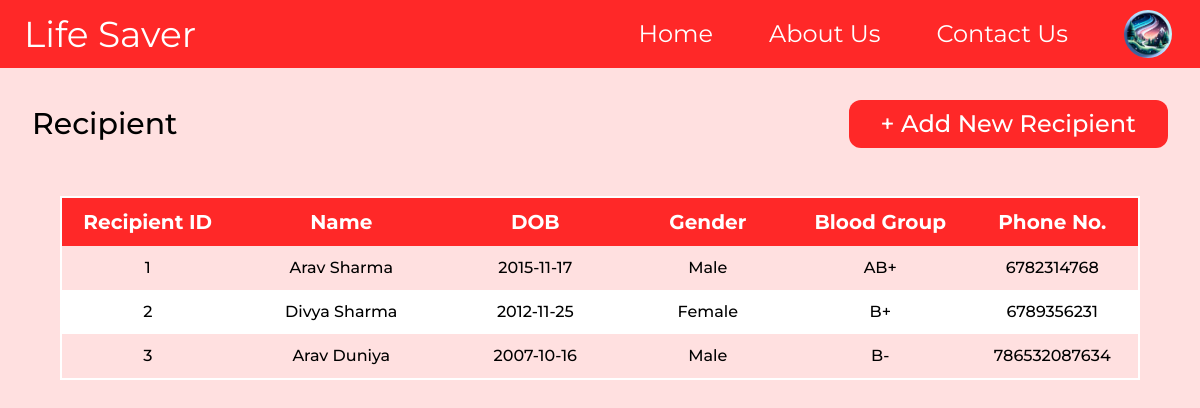
The app's page /HRecipients (signed in), older data.
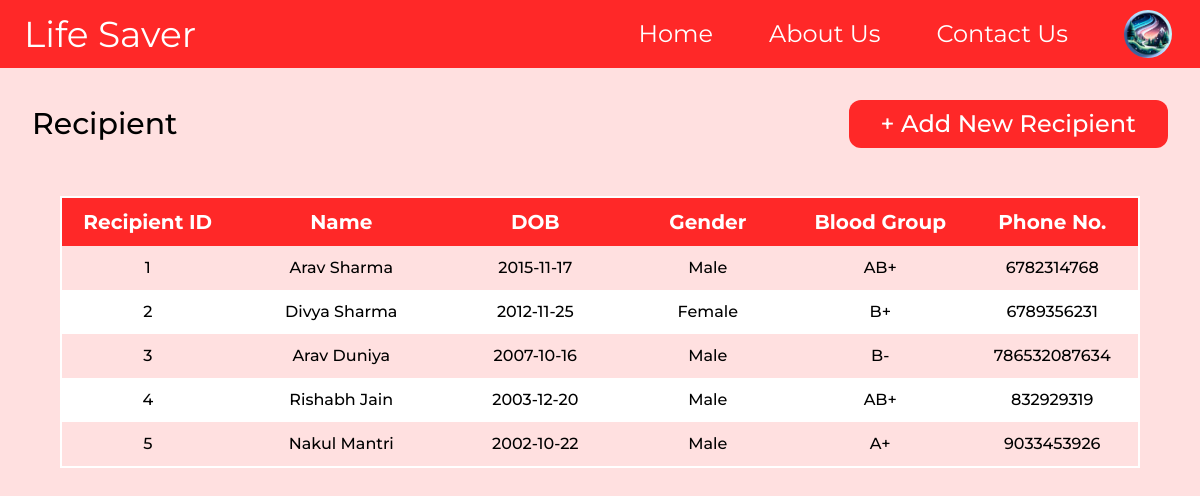
The same page, newer data.
### app/models.py (models this page shows)
class Recipient(UserMixin,db.Model):
    recipient_id = db.Column(db.Integer, primary_key=True,autoincrement=True)
    h_email_id = db.Column(db.String(120), db.ForeignKey('r_hospital.h_email_id'))
    first_name = db.Column(db.String(50), nullable=False)
    last_name = db.Column(db.String(50), nullable=False)
    date_of_birth = db.Column(db.Date, nullable=False)
    gender = db.Column(db.String(10), nullable=False)
    contact_phone = db.Column(db.String(15))
    contact_email = db.Column(db.String(120))
    contact_address = db.Column(db.String(200))
    blood_type = db.Column(db.String(5), nullable=False)
    medical_history = db.Column(db.Text,nullable=True)
    r_hospital = db.relationship("RHospital", backref="hospitals")

### app/routes.py (the view)
@app.route('/HRecipients',methods=['GET', 'POST'])
@login_required
@hos_required
def HRecipients():
    src = "../static/images/profile.png"
    allowed_extensions = ['jpg', 'jpeg', 'png']
    current_path = os.getcwd()
    for extension in allowed_extensions:
        image_path = f"/app/static/images/{current_user.h_email_id.split('@')[0]}.{extension}"
        filename = current_path + image_path
        if os.path.isfile(filename) == True:
            src = f"../static/images/{current_user.h_email_id.split('@')[0]}.{extension}"
    res = Recipient.query.filter_by(h_email_id=current_user.h_email_id).all()
    return render_template('Hospital/Hospital_Recipent.html',ress =res,src=src,user=current_user)

### app/models.py (called while the page is built)
    def has_role(self, role):
        return role in self.roles

### app/routes.py (called while the page is built)
def hos_required(f):
    @wraps(f)
    def decorated_function(*args, **kwargs):
        if current_user.is_authenticated :
            if current_user.has_role('hospital'):
                return f(*args, **kwargs)
            else:
                return redirect(url_for('index'))
        else:
            return redirect(url_for('index'))
    return decorated_function

@login_manager.user_loader
def load_user(user_id):
    donor = RDonor.query.get(user_id)
    if donor:
        return donor
    hospital = RHospital.query.get(user_id)
    if hospital:
        return hospital
    admin = AdminUser.query.get(user_id)
    if admin:
        return admin
    return None

### app/templates/Hospital/Hospital_Recipent.html (shortened to what this page needs)
<!DOCTYPE html>
<html lang="en" class="box-border scroll-smooth focus:scroll-auto">
<head>
  <script src="https://cdn.tailwindcss.com"></script>
  <link rel="stylesheet" href="{{ url_for('static', filename='profile.css') }}" />
</head>
<body class="dreq-body bg-[#ffe0e0]">
  <nav class="bg-[#FF2828] w-full flex py-[7px] text-white text-[24px] ">
    <div class="flex items-center
        w-[20%]
    ml-[24px] text-[36px]  hover:tracking-[0.1em]
    transition-all duration-700 cursor-pointer
                ">
      <a href="{{url_for('index')}}">Life Saver</a>
    </div>
    <div class=" flex w-[80%] justify-end items-center">
      <div class="cursor-pointer hover:border-b-[2px] hover:border-white transition-all duration-100 mx-[28px] ">
        <a href="{{url_for('index')}}">Home</a>
      </div>
      <div class="cursor-pointer hover:border-b-[2px] hover:border-white transition-all duration-100 mx-[28px] ">
        <a href="{{url_for('about')}}">About Us</a>
      </div>
      <div class="cursor-pointer hover:border-b-[2px] hover:border-white transition-all duration-100 mx-[28px] ">
        <a href="{{url_for('contact')}}">Contact Us</a>
      </div>
      {% if user is none %}
      <div class="log--in cursor-pointer hover:border-b-[2px] hover:border-white transition-all duration-100 mx-[28px]">
        <a href="{{url_for('login')}}">Login</a>
      </div>
      {% else %}
      <div class="nav-btn p-dropdown input ">
        <div class="temp flex items-center">
          <button class="inline mx-[28px]" onclick="showItemS()">
            <img src="{{ src }}" id="profile-pic-main" alt=""
              class="rounded-full bg-[#d9d9d9]  w-[48px] h-[48px] cursor-pointer ">
          </button>
        </div>
      </div>
      {% endif %}
    </div>
  </nav>
  <div class="header   py-4 mt-4 flex justify-between items-center font-medium">
    <div class="ml-8 text-3xl ">Recipient</div>
    <button onclick="OpenForm()" class="border border-black mr-8 py-2 border-none rounded-xl px-8 bg-[#ff2828] text-white text-2xl">
      + Add New Recipient</button>
  </div>
  <div class="mt-8 flex  items-center flex-col mb-[4rem] ">
    <div class="h-recipient w-[90%] ">
      <table>
        <tr>
          <th class="bg-[#ff2828] text-white text-xl ">Recipient ID</th>
          <th class="bg-[#ff2828] text-white text-xl ">Name</th>
          <th class="bg-[#ff2828] text-white text-xl ">DOB</th>
          <th class="bg-[#ff2828] text-white text-xl ">Gender</th>
          <th class="bg-[#ff2828] text-white text-xl ">Blood Group</th>
          <th class="bg-[#ff2828] text-white text-xl ">Phone No.</th>
        </tr>
        {% for res in ress %}
        <tr>
          <td>{{ res.recipient_id }}</td>
          <td>{{ res.first_name + " " + res.last_name }}</td>
          <td>{{ res.date_of_birth }}</td>
          <td>{{ res.gender }}</td>
          <td>{{ res.blood_type }}</td>
          <td>{{ res.contact_phone }}</td>
        </tr>
        {% endfor %}
      </table>
    </div>
  </div>
</body>
</html>

### app/static/profile.css (style rules this page uses)
body { font-family: 'Montserrat', sans-serif; }
:root { --text-sm:1rem; --text-md:2rem; --text-lg:2.5rem; --text-elg:3rem; --text-xxl:3.5rem; --border-rad-main:1.5rem; --border-rad:2rem; --primary-color:#ff2828; }
.p-dropdown { position: relative; }
table { border-collapse: collapse; width: 100%; }
th, td { padding: 10px; text-align: center; }
th { background-color: #FF2828; color: white; }
td { color:black; }
th:nth-child(1), td:nth-child(1) { width: 30%; }
th:nth-child(2), td:nth-child(2) { width: 30%; }
th:nth-child(3), td:nth-child(3) { width: 20%; }
th:nth-child(4), td:nth-child(4) { width: 25%; }
th,td { white-space: nowrap; }
.h-recipient th:nth-child(1),.h-recipient td:nth-child(1) { width: 16%; }
.h-recipient th:nth-child(2),.h-recipient td:nth-child(2) { width: 20%; }
.h-recipient th:nth-child(3),.h-recipient td:nth-child(3) { width: 16%; }
.h-recipient th:nth-child(4),.h-recipient td:nth-child(4) { width: 16%; }
.h-recipient th:nth-child(5),.h-recipient td:nth-child(5) { width: 16%; }
.h-recipient th, .h-recipient td { border: none; padding: 10px; text-align: center; }
.h-recipient td { font-weight: 500; }
.h-recipient tr:nth-child(odd) { background-color: white; }
.h-recipient table { border:2px solid white; }

Row changes from the older to the newer data that the page shows:
added Recipient: recipient_id "4", first_name+last_name "Rishabh Jain", date_of_birth "2003-12-20", gender "Male", blood_type "AB+", contact_phone "832929319"
added Recipient: recipient_id "5", first_name+last_name "Nakul Mantri", date_of_birth "2002-10-22", gender "Male", blood_type "A+", contact_phone "9033453926"
